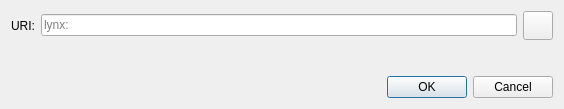
<?xml version="1.0" encoding="UTF-8"?>
<ui version="4.0">
 <class>OpenURIDialog</class>
 <widget class="QDialog" name="OpenURIDialog">
  <property name="geometry">
   <rect>
    <x>0</x>
    <y>0</y>
    <width>564</width>
    <height>109</height>
   </rect>
  </property>
  <property name="windowTitle">
   <string>Open lynx URI</string>
  </property>
  <layout class="QVBoxLayout" name="verticalLayout">
   <item>
    <layout class="QHBoxLayout" name="horizontalLayout">
     <item>
      <widget class="QLabel" name="label">
       <property name="text">
        <string>URI:</string>
       </property>
      </widget>
     </item>
     <item>
      <widget class="QValidatedLineEdit" name="uriEdit">
       <property name="placeholderText">
        <string notr="true">lynx:</string>
       </property>
      </widget>
     </item>
     <item>
      <widget class="QToolButton" name="pasteButton">
       <property name="toolTip">
        <string extracomment="Tooltip text for button that allows you to paste an address that is in your clipboard.">Paste address from clipboard</string>
       </property>
       <property name="text">
        <string/>
       </property>
       <property name="icon">
        <iconset resource="../bitcoin.qrc">
         <normaloff>:/icons/editpaste</normaloff>:/icons/editpaste
        </iconset>
       </property>
       <property name="iconSize">
        <size>
         <width>22</width>
         <height>22</height>
        </size>
       </property>
      </widget>
     </item>
    </layout>
   </item>
   <item>
    <spacer name="verticalSpacer">
     <property name="orientation">
      <enum>Qt::Vertical</enum>
     </property>
     <property name="sizeHint" stdset="0">
      <size>
       <width>20</width>
       <height>40</height>
      </size>
     </property>
    </spacer>
   </item>
   <item>
    <widget class="QDialogButtonBox" name="buttonBox">
     <property name="orientation">
      <enum>Qt::Horizontal</enum>
     </property>
     <property name="standardButtons">
      <set>QDialogButtonBox::Cancel|QDialogButtonBox::Ok</set>
     </property>
    </widget>
   </item>
  </layout>
 </widget>
 <customwidgets>
  <customwidget>
   <class>QValidatedLineEdit</class>
   <extends>QLineEdit</extends>
   <header>qt/qvalidatedlineedit.h</header>
  </customwidget>
 </customwidgets>
 <resources/>
 <connections>
  <connection>
   <sender>buttonBox</sender>
   <signal>accepted()</signal>
   <receiver>OpenURIDialog</receiver>
   <slot>accept()</slot>
   <hints>
    <hint type="sourcelabel">
     <x>248</x>
     <y>254</y>
    </hint>
    <hint type="destinationlabel">
     <x>157</x>
     <y>274</y>
    </hint>
   </hints>
  </connection>
  <connection>
   <sender>buttonBox</sender>
   <signal>rejected()</signal>
   <receiver>OpenURIDialog</receiver>
   <slot>reject()</slot>
   <hints>
    <hint type="sourcelabel">
     <x>316</x>
     <y>260</y>
    </hint>
    <hint type="destinationlabel">
     <x>286</x>
     <y>274</y>
    </hint>
   </hints>
  </connection>
 </connections>
</ui>
